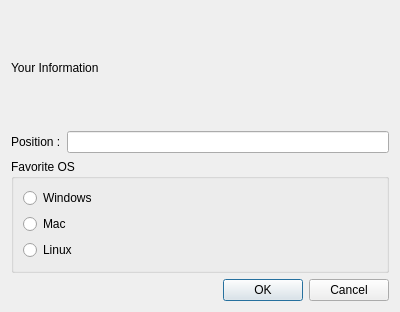
<?xml version="1.0" encoding="UTF-8"?>
<ui version="4.0">
 <class>InfoDialog</class>
 <widget class="QDialog" name="InfoDialog">
  <property name="geometry">
   <rect>
    <x>0</x>
    <y>0</y>
    <width>400</width>
    <height>312</height>
   </rect>
  </property>
  <property name="windowTitle">
   <string>Dialog</string>
  </property>
  <layout class="QVBoxLayout" name="verticalLayout">
   <item>
    <widget class="QLabel" name="label">
     <property name="text">
      <string>Your Information</string>
     </property>
    </widget>
   </item>
   <item>
    <layout class="QHBoxLayout" name="horizontalLayout">
     <item>
      <widget class="QLabel" name="label_2">
       <property name="text">
        <string>Position :</string>
       </property>
      </widget>
     </item>
     <item>
      <widget class="QLineEdit" name="lineEdit"/>
     </item>
    </layout>
   </item>
   <item>
    <widget class="QGroupBox" name="groupBox">
     <property name="title">
      <string>Favorite OS</string>
     </property>
     <layout class="QVBoxLayout" name="verticalLayout_2">
      <item>
       <widget class="QRadioButton" name="windowsRadioButton">
        <property name="text">
         <string>Windows</string>
        </property>
       </widget>
      </item>
      <item>
       <widget class="QRadioButton" name="macRadioButton">
        <property name="text">
         <string>Mac</string>
        </property>
       </widget>
      </item>
      <item>
       <widget class="QRadioButton" name="linuxRadioButton">
        <property name="text">
         <string>Linux</string>
        </property>
       </widget>
      </item>
     </layout>
    </widget>
   </item>
   <item>
    <layout class="QHBoxLayout" name="horizontalLayout_2">
     <item>
      <spacer name="horizontalSpacer">
       <property name="orientation">
        <enum>Qt::Horizontal</enum>
       </property>
       <property name="sizeHint" stdset="0">
        <size>
         <width>128</width>
         <height>20</height>
        </size>
       </property>
      </spacer>
     </item>
     <item>
      <widget class="QPushButton" name="okButton">
       <property name="text">
        <string>OK</string>
       </property>
      </widget>
     </item>
     <item>
      <widget class="QPushButton" name="cancelButton">
       <property name="text">
        <string>Cancel</string>
       </property>
      </widget>
     </item>
    </layout>
   </item>
  </layout>
 </widget>
 <resources/>
 <connections/>
</ui>
